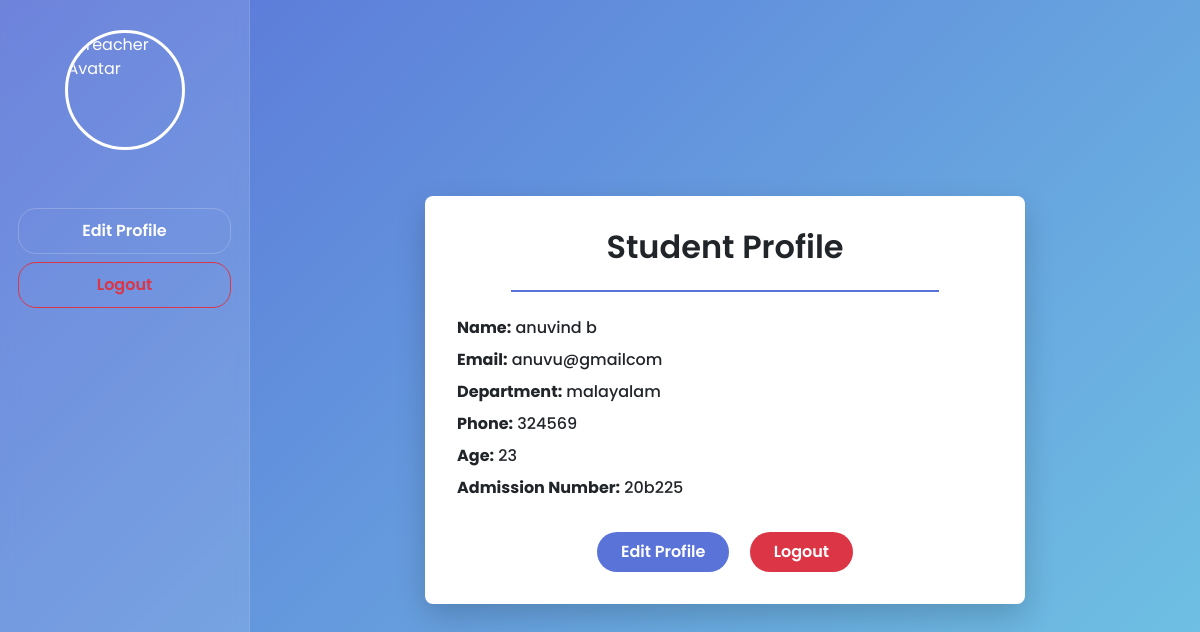
The app's page /student_profile/ (signed in) with its own data.
### school_app/models.py (models this page shows)
class Student(models.Model):
    department_id = models.ForeignKey(Department,on_delete=models.CASCADE)
    student_id = models.ForeignKey(User, on_delete=models.CASCADE)
    phone = models.BigIntegerField()
    age = models.IntegerField()
    admission_number = models.CharField(max_length=20, null=False, blank=False)
    class Meta:
        db_table = 'student'

class User(AbstractUser):
    user_type = models.CharField(max_length= 30)

class Department(models.Model):
    department_name = models.CharField(max_length=40)
    class Meta:
        db_table = 'department'

### school_app/views.py (the view)
# urls.py: path('student_profile/', views.student_profile , name='student_profile'),
@login_required(login_url='login_page')
def student_profile(request):
    if request.user.user_type != 'student':
        return redirect('login_page')
    data =  Student.objects.filter(student_id = request.user)
    return render(request,'student_profile.html',{'data':data})

### school_app/templates/student_profile.html (shortened to what this page needs)
<!DOCTYPE html>
<html lang="en">
<head>
  <link rel="stylesheet" href="https://cdn.jsdelivr.net/npm/bootstrap@4.3.1/dist/css/bootstrap.min.css" />
</head>
<body>
  <div class="sidebar">
    <img src="https://cdn-icons-png.flaticon.com/512/847/847969.png" alt="Teacher Avatar" />
    <a href="{% url 'teacher_profile_edit' %}">Edit Profile</a>
    <a href="{% url 'log_out' %}" style="margin-top: 8px; border-color: #dc3545; color:#dc3545;">
      Logout
    </a>
  </div>
  <div class="main">
    <div class="profile-card">
      <h2>Student Profile</h2>
      <hr style="border-top: 2px solid var(--accent); width: 80%; margin: 0 auto 1.5rem;" />
      {% for i in data %}
        <p><strong>Name:</strong> {{ i.student_id.first_name }} {{ i.student_id.last_name }}</p>
        <p><strong>Email:</strong> {{ i.student_id.email }}</p>
        <p><strong>Department:</strong> {{ i.department_id.department_name }}</p>
        <p><strong>Phone:</strong> {{ i.phone }}</p>
        <p><strong>Age:</strong> {{ i.age }}</p>
        <p><strong>Admission Number:</strong> {{ i.admission_number }}</p>
      {% endfor %}
      <div class="button-group">
        <a href="{% url 'student_profile_edit' %}" class="btn btn-primary btn-custom">Edit Profile</a>
        <a href="{% url 'log_out' %}" class="btn btn-danger btn-custom">Logout</a>
      </div>
    </div>
  </div>
</body>
</html>

### school_app/templates/student_profile.html (style rules this page uses)
:root { --accent: #5A73D8; --accent-2: #70C6E4; --btn-grad-1: #ffd166; --btn-grad-2: #f77f00; }
html, body { height: 100%; margin: 0; font-family: "Poppins", sans-serif; background: linear-gradient(135deg, var(--accent), var(--accent-2)); overflow-x: hidden; color: #333; }
body { display: flex; min-height: 100vh; }
.sidebar { width: 250px; padding: 30px 18px; background: rgba(255, 255, 255, 0.12); backdrop-filter: blur(8px); color: #fff; display: flex; flex-direction: column; align-items: center; border-right: 1px solid rgba(255, 255, 255, 0.12); box-sizing: border-box; z-index: 2; min-height: 100vh; }
.sidebar img { width: 120px; height: 120px; border-radius: 50%; border: 3px solid #fff; object-fit: cover; margin-bottom: 12px; }
.sidebar a { margin-top: 8px; width: 100%; text-align: center; color: #fff; text-decoration: none; padding: 10px 0; border-radius: 18px; border: 1px solid rgba(255, 255, 255, 0.2); transition: all 0.2s ease; font-weight: 600; display: block; }
.main { flex: 1; padding: 40px 30px; box-sizing: border-box; overflow-y: auto; display: flex; justify-content: center; align-items: center; }
.profile-card { background: white; padding: 2rem; border-radius: 0.5rem; box-shadow: 0 12px 30px rgba(0, 0, 0, 0.18); max-width: 600px; width: 100%; color: #212529; text-align: left; }
.profile-card h2 { text-align: center; margin-bottom: 1.5rem; font-weight: 600; }
.profile-card p { margin: 0.5rem 0; font-weight: 500; }
.button-group { text-align: center; margin-top: 2rem; }
.btn-custom { border-radius: 30px; font-weight: 600; padding: 0.5rem 1.5rem; transition: transform 0.3s ease; margin: 0 0.5rem; }
.btn-primary { background-color: var(--accent); border: none; color: white; }
.btn-danger { background-color: #dc3545; border: none; color: white; }

### records on screen
Student: student_id.first_name "anuvind", student_id.last_name "b", student_id.email "anuvu@gmailcom", department_id.department_name "malayalam", phone "324569", age "23", admission_number "20b225"
